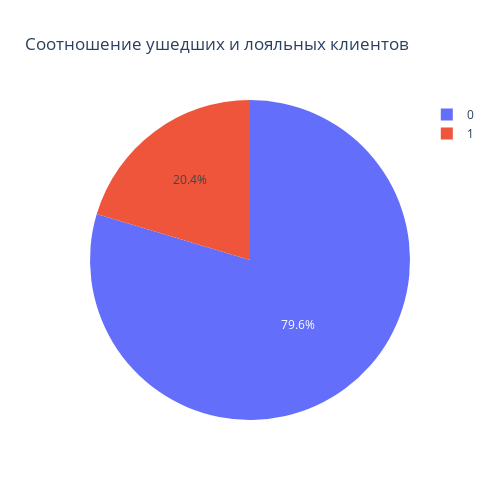

Here is the notebook cell this chart was saved with:
### Markdown cell above
### Задание 5.0 (не оценивается)

Для полноты задачи проведите небольшой разведывательный анализ данных. Постройте графики распределения целевого признака, диаграммы и графики, показывающие взаимосвязь между исходными признаками и целевым признаком, а также другие диаграммы, иллюстрирующие предоставленные данные. 

**Совет:** воспользуйтесь кодом, который вы писали, выполняя задания в модуле «PYTHON-13. Визуализация данных».

### Code cell
df = churn_data['Exited']
fig = px.pie(
    data_frame= df, 
    names = 'Exited',
    height= 500, 
    width=500, 
    title = 'Соотношение ушедших и лояльных клиентов'
    )
fig.show()

### Figure 1 — Plotly figure (JSON) as saved in the notebook; plotly's stock layout.template omitted (floating-point values rounded to 4 significant figures; data arrays with more than 128 entries replaced by an {"elided": "..."} marker saying what was removed)
{"data": [{"domain": {"x": [0, 1], "y": [0, 1]}, "hovertemplate": "Exited=%{label}<extra></extra>", "labels": {"elided": "10000 int values"}, "legendgroup": "", "name": "", "showlegend": true, "type": "pie"}], "layout": {"height": 500, "legend": {"tracegroupgap": 0}, "title": {"text": "Соотношение ушедших и лояльных клиентов"}, "width": 500}}
